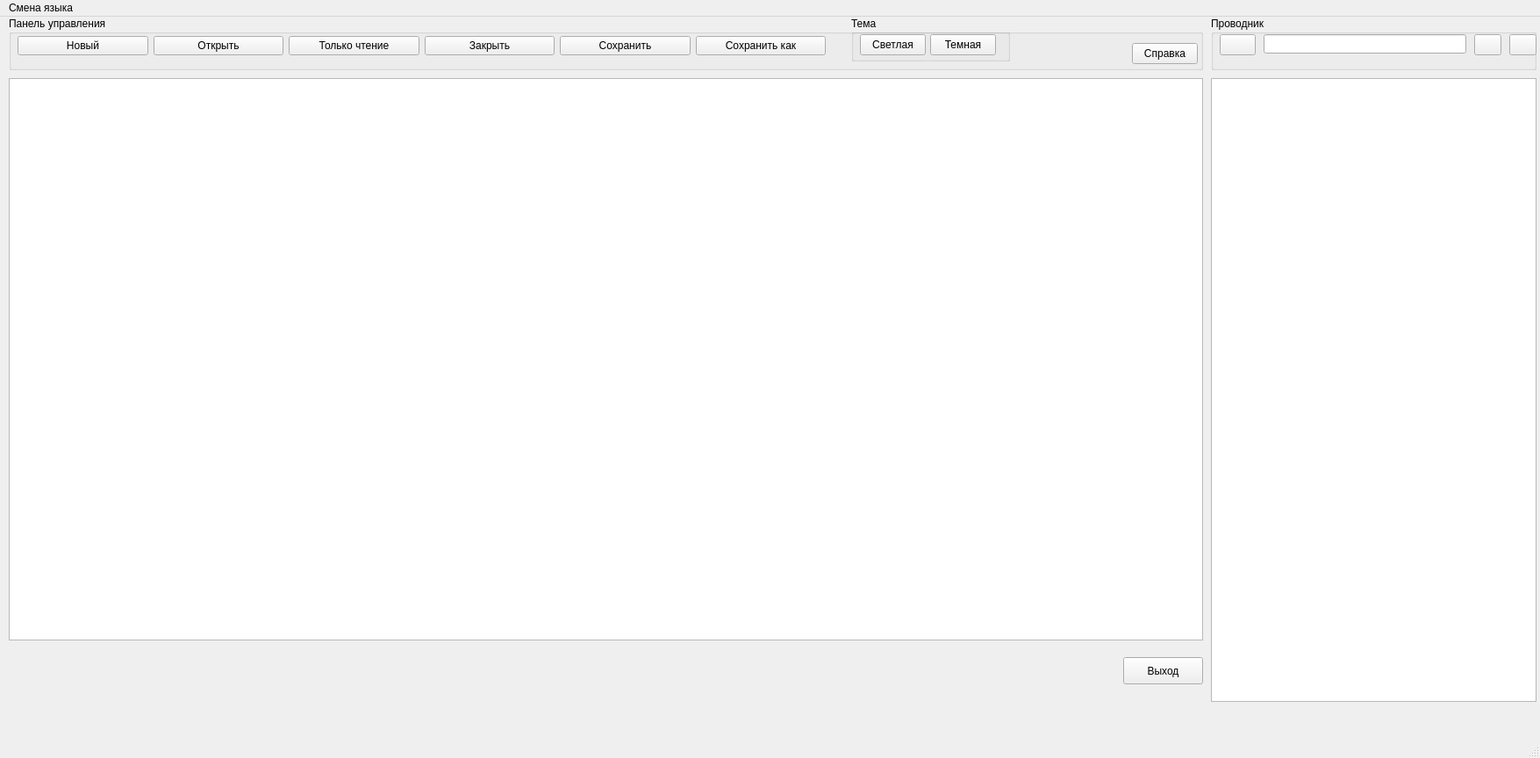
<?xml version="1.0" encoding="UTF-8"?>
<ui version="4.0">
 <class>MainWindow</class>
 <widget class="QMainWindow" name="MainWindow">
  <property name="geometry">
   <rect>
    <x>0</x>
    <y>0</y>
    <width>1755</width>
    <height>864</height>
   </rect>
  </property>
  <property name="windowTitle">
   <string>Редактор</string>
  </property>
  <widget class="QWidget" name="centralwidget">
   <widget class="QTextEdit" name="textEdit">
    <property name="geometry">
     <rect>
      <x>10</x>
      <y>70</y>
      <width>1361</width>
      <height>641</height>
     </rect>
    </property>
   </widget>
   <widget class="QGroupBox" name="groupBox">
    <property name="geometry">
     <rect>
      <x>10</x>
      <y>0</y>
      <width>1361</width>
      <height>61</height>
     </rect>
    </property>
    <property name="title">
     <string>Панель управления</string>
    </property>
    <widget class="QWidget" name="horizontalLayoutWidget">
     <property name="geometry">
      <rect>
       <x>10</x>
       <y>20</y>
       <width>921</width>
       <height>26</height>
      </rect>
     </property>
     <layout class="QHBoxLayout" name="horizontalLayout">
      <item>
       <widget class="QPushButton" name="new_pushButton">
        <property name="text">
         <string>Новый</string>
        </property>
       </widget>
      </item>
      <item>
       <widget class="QPushButton" name="open_pushButton">
        <property name="text">
         <string>Открыть</string>
        </property>
       </widget>
      </item>
      <item>
       <widget class="QPushButton" name="readOnly_pushButton_2">
        <property name="text">
         <string>Только чтение</string>
        </property>
       </widget>
      </item>
      <item>
       <widget class="QPushButton" name="close_pushButton">
        <property name="text">
         <string>Закрыть</string>
        </property>
       </widget>
      </item>
      <item>
       <widget class="QPushButton" name="save_pushButton">
        <property name="text">
         <string>Сохранить</string>
        </property>
       </widget>
      </item>
      <item>
       <widget class="QPushButton" name="saveas_pushButton">
        <property name="text">
         <string>Сохранить как</string>
        </property>
       </widget>
      </item>
     </layout>
    </widget>
    <widget class="QPushButton" name="help_pushButton">
     <property name="geometry">
      <rect>
       <x>1280</x>
       <y>30</y>
       <width>75</width>
       <height>24</height>
      </rect>
     </property>
     <property name="text">
      <string>Справка</string>
     </property>
    </widget>
    <widget class="QGroupBox" name="groupBox_2">
     <property name="geometry">
      <rect>
       <x>960</x>
       <y>0</y>
       <width>181</width>
       <height>51</height>
      </rect>
     </property>
     <property name="title">
      <string>Тема</string>
     </property>
     <widget class="QPushButton" name="on_lightPushButton">
      <property name="geometry">
       <rect>
        <x>10</x>
        <y>20</y>
        <width>75</width>
        <height>24</height>
       </rect>
      </property>
      <property name="text">
       <string>Cветлая</string>
      </property>
     </widget>
     <widget class="QPushButton" name="on_darkPushButton">
      <property name="geometry">
       <rect>
        <x>90</x>
        <y>20</y>
        <width>75</width>
        <height>24</height>
       </rect>
      </property>
      <property name="text">
       <string>Темная</string>
      </property>
     </widget>
    </widget>
   </widget>
   <widget class="QPushButton" name="pushButton">
    <property name="geometry">
     <rect>
      <x>1280</x>
      <y>730</y>
      <width>91</width>
      <height>31</height>
     </rect>
    </property>
    <property name="text">
     <string>Выход</string>
    </property>
   </widget>
   <widget class="QGroupBox" name="groupBox_3">
    <property name="geometry">
     <rect>
      <x>1380</x>
      <y>0</y>
      <width>371</width>
      <height>61</height>
     </rect>
    </property>
    <property name="title">
     <string>Проводник</string>
    </property>
    <widget class="QLineEdit" name="lineEdit">
     <property name="geometry">
      <rect>
       <x>60</x>
       <y>20</y>
       <width>231</width>
       <height>22</height>
      </rect>
     </property>
    </widget>
    <widget class="QPushButton" name="pushButton_2">
     <property name="geometry">
      <rect>
       <x>10</x>
       <y>20</y>
       <width>41</width>
       <height>24</height>
      </rect>
     </property>
     <property name="text">
      <string/>
     </property>
     <property name="icon">
      <iconset resource="resource.qrc">
       <normaloff>:/icons/folderup.png</normaloff>:/icons/folderup.png</iconset>
     </property>
    </widget>
    <widget class="QPushButton" name="pushButton_3">
     <property name="geometry">
      <rect>
       <x>300</x>
       <y>20</y>
       <width>31</width>
       <height>24</height>
      </rect>
     </property>
     <property name="text">
      <string/>
     </property>
     <property name="icon">
      <iconset resource="resource.qrc">
       <normaloff>:/icons/list.png</normaloff>:/icons/list.png</iconset>
     </property>
    </widget>
    <widget class="QPushButton" name="pushButton_4">
     <property name="geometry">
      <rect>
       <x>340</x>
       <y>20</y>
       <width>31</width>
       <height>24</height>
      </rect>
     </property>
     <property name="text">
      <string/>
     </property>
     <property name="icon">
      <iconset resource="resource.qrc">
       <normaloff>:/icons/iconlist.png</normaloff>:/icons/iconlist.png</iconset>
     </property>
    </widget>
   </widget>
   <widget class="QListView" name="listView">
    <property name="geometry">
     <rect>
      <x>1380</x>
      <y>70</y>
      <width>371</width>
      <height>711</height>
     </rect>
    </property>
   </widget>
  </widget>
  <widget class="QMenuBar" name="menubar">
   <property name="geometry">
    <rect>
     <x>0</x>
     <y>0</y>
     <width>1755</width>
     <height>22</height>
    </rect>
   </property>
   <widget class="QMenu" name="menu">
    <property name="title">
     <string>Смена языка</string>
    </property>
    <addaction name="actionEnglish"/>
    <addaction name="separator"/>
    <addaction name="separator"/>
    <addaction name="actionRussian"/>
    <addaction name="separator"/>
   </widget>
   <addaction name="menu"/>
  </widget>
  <widget class="QStatusBar" name="statusbar"/>
  <action name="actionEnglish">
   <property name="text">
    <string>Английский</string>
   </property>
  </action>
  <action name="actionRussian">
   <property name="text">
    <string>Русский</string>
   </property>
  </action>
 </widget>
 <resources>
  <include location="resource.qrc"/>
 </resources>
 <connections/>
</ui>
